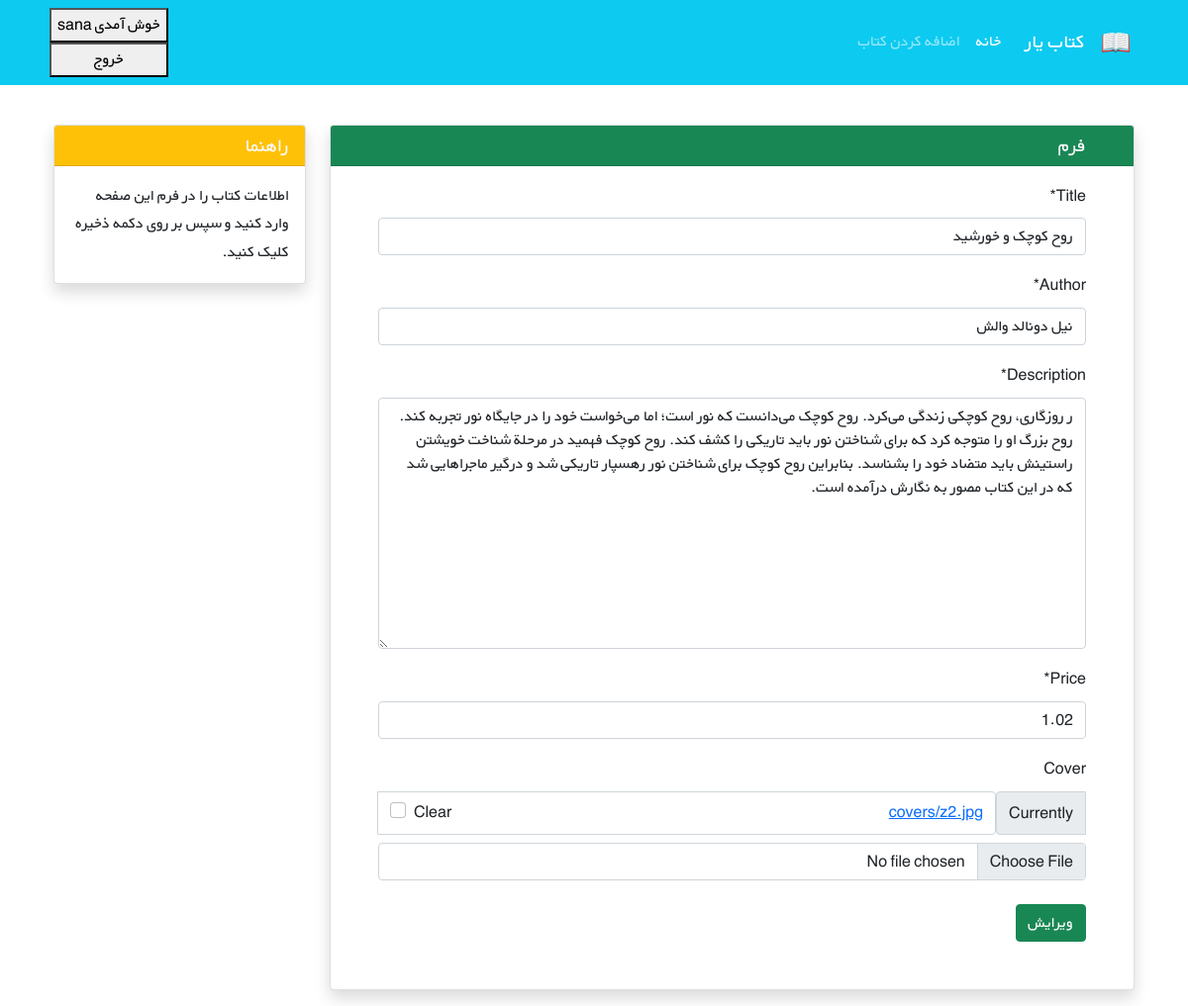
Page /books/12/edit/ (signed in) on the committed database.
### accounts/models.py (models this page shows)
class CustomUser(AbstractUser):
    age = models.PositiveIntegerField(null=True, blank=True)

### books/models.py (models this page shows, shortened)
class Book(models.Model):
    title = models.CharField(max_length=200)
    author = models.CharField(max_length=200)
    description = models.TextField()
    price = models.DecimalField(max_digits=5, decimal_places=2)
    cover = models.ImageField(upload_to='covers/', blank=True)

### books/views.py (the view)
# urls.py: path('<int:pk>/edit/', BookUpdateView.as_view(), name='book_update'),
class BookUpdateView(LoginRequiredMixin, generic.UpdateView):
    model = Book
    fields = ['title', 'author', 'description', 'price', 'cover', ]
    template_name = 'books/book_update.html'

### books/templates/books/book_update.html (shortened to what this page needs)
{% extends "_base.html" %}
{% load crispy_forms_tags %}
{% block content %}
    <div class="container mt-4" dir="rtl">
        <div class="row">
            <div class="col-9">
                <div class="card shadow my-3">
                    <h5 class="card-header bg-success text-light px-5">فرم</h5>
                    <div class="px-5 pt-3 pb-5">
                        <form method="POST" enctype="multipart/form-data">
                            {{ form|crispy }}
                            <button type="submit" class="btn btn-success mt-2">ویرایش</button>
                        </form>
                    </div>
                </div>
            </div>
            <div class="col-3">
                    <div class="card my-3 shadow">
                        <h5 class="card-header bg-warning text-light">راهنما</h5>
                        <div class="card-body">
                            <p class="card-text">
                                اطلاعات کتاب را در فرم این صفحه وارد کنید و سپس بر روی دکمه ذخیره کلیک کنید.
                            </p>
                        </div>
                    </div>
            </div>
        </div>
    </div>
{% endblock content %}

### templates/_base.html (shortened to what this page needs)
{% load static %}
<!DOCTYPE html>
<html lang="en">
<head>
    <link href="https://cdn.jsdelivr.net/npm/bootstrap@5.1.3/dist/css/bootstrap.min.css" rel="stylesheet"
>
    <link rel="stylesheet" href="{% static 'css/style.css' %}">
</head>
<body>
    <nav class="navbar navbar-expand-lg navbar-dark bg-info" dir="rtl">
        <div class="container">
            <a class="navbar-brand" href="#">
                <img src="{% static "icons/book.png" %}" alt="" height="30"
                     class="d-inline-block align-text-top">
            </a>
            <a class="navbar-brand mx-3" href="#">کتاب یار</a>
            <div class="collapse navbar-collapse" id="navbarNavAltMarkup">
                <div class="navbar-nav">
                    <a class="nav-link active" aria-current="page" href="{% url 'book_list' %}">خانه</a>
                    <a class="nav-link" href="{% url 'book_create' %}">اضافه کردن کتاب</a>
                </div>
            </div>
            <div class="mx-2 text-white">
                {% if user.is_authenticated %}
                    <button>خوش آمدی {{ user.username }}</button>
                    <form action="{% url 'logout' %}" method='post'>
                        <button style='width:100%'>خروج</button>
                    </form>
                {% else %}
                    <a class="link-light text-decoration-none" href="{% url 'login' %}">ورود</a>
                    <span>یا</span>
                    <a class="link-light text-decoration-none" href="{% url 'signup' %}">ثبت نام</a>
                {% endif %}
            </div>
        </div>
    </nav>
    <div class="container">
        {% block content %}
        {%endblock content %}
    </div>
</body>
</html>

### static/css/style.css (style rules this page uses)
* { font-family: 'BYekan', sans-serif; line-height: 1.8rem; }

### rows in the picture
CustomUser: username "sana"
Book: title "روح کوچک و خورشید", author "نیل دونالد والش", description "ر روزگاری، روح کوچکی زندگی می‌کرد. روح کوچک می‌دانست که نور است؛ اما می‌خواست خود را در جایگاه نور تجربه کند. روح بزرگ او را متوجه کرد که برای شناختن نور باید تاریکی را کشف کند. روح کوچک فهمید در مرحلة شناخت خویشتن راستینش باید متضاد خود را بشناسد. بنابراین روح کوچک برای شناختن نور رهسپار تاریکی شد و درگیر ماجراهایی شد که در این کتاب مصور به نگارش درآمده است.", price "1.02"
